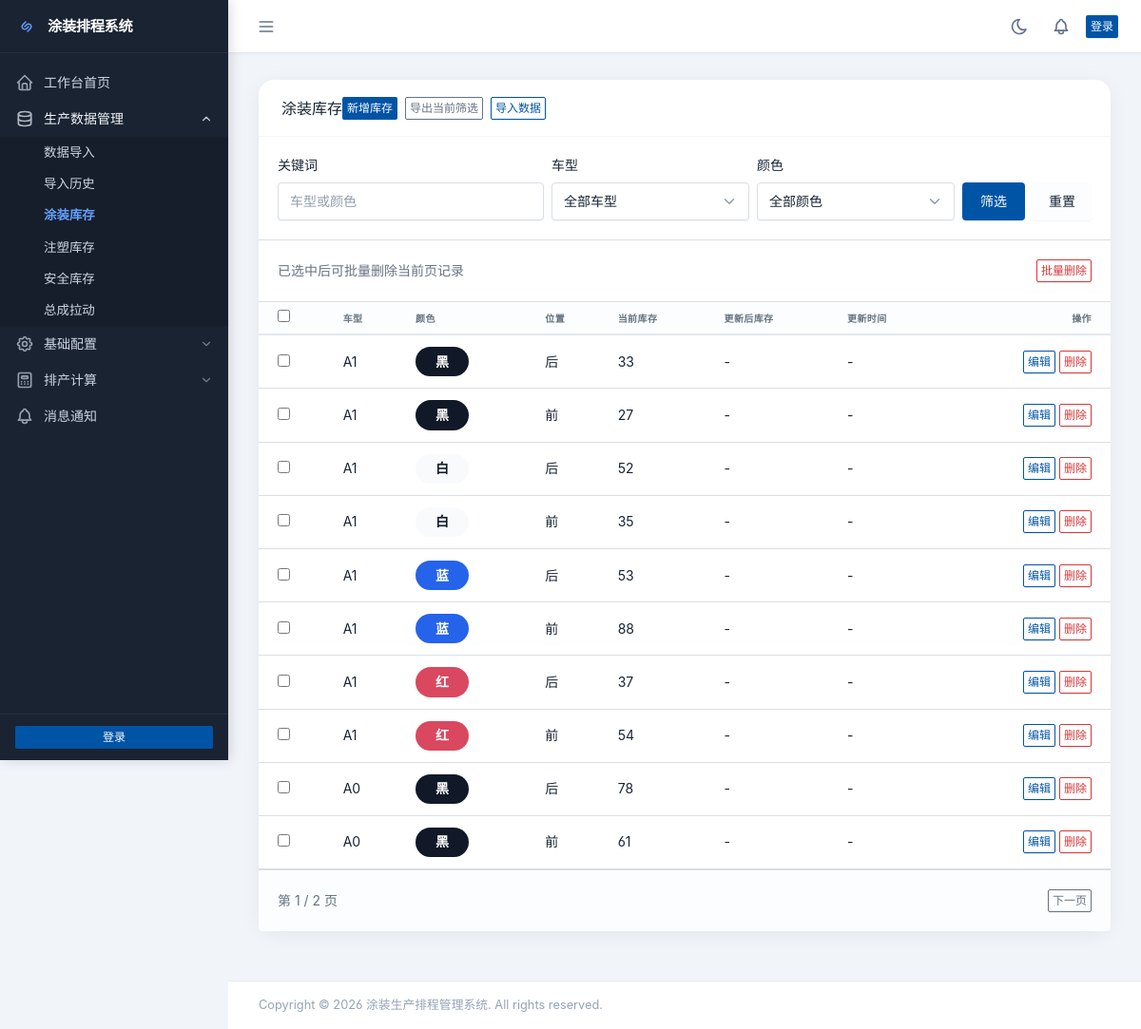
Page /data/inventory/ on the earlier database version.
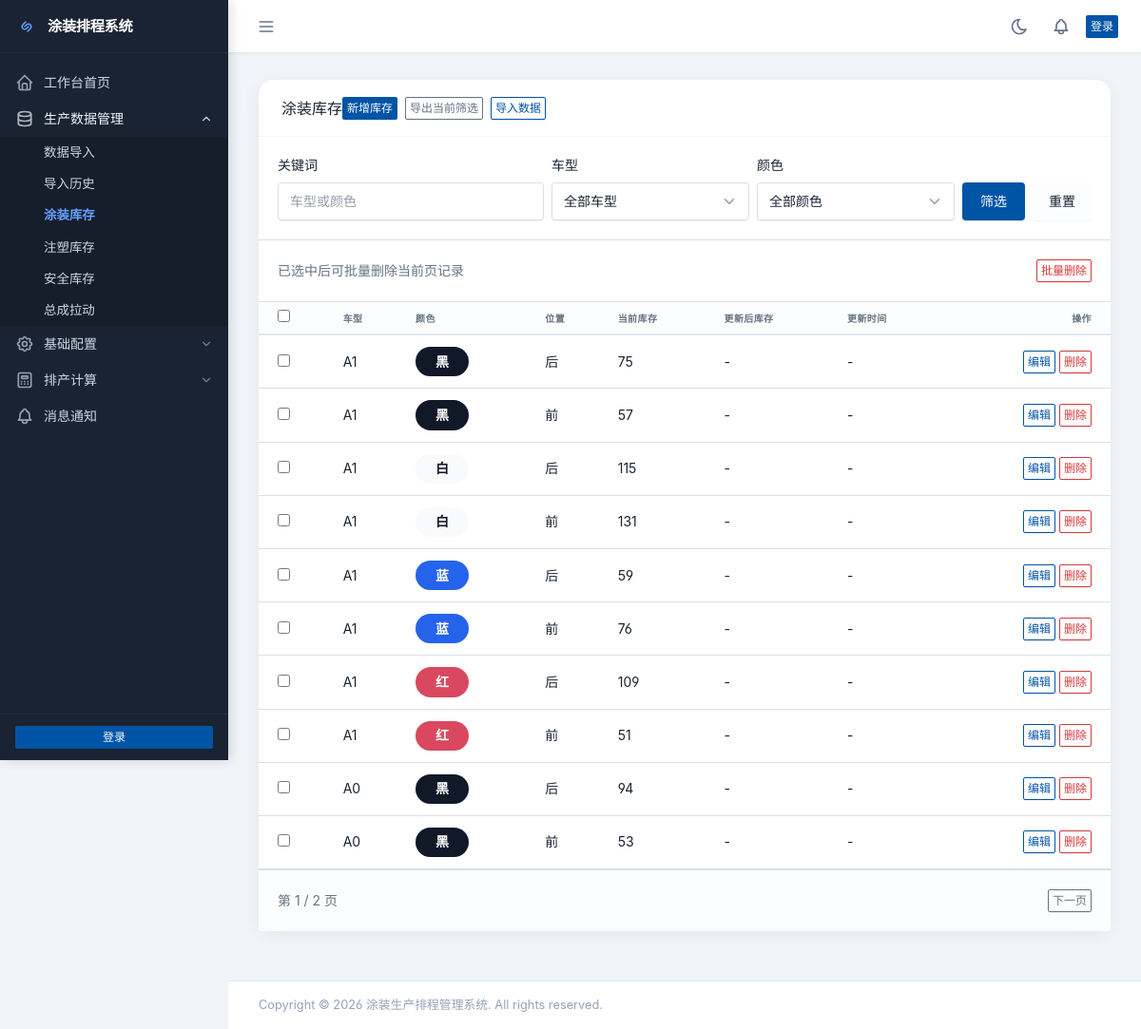
Same page on the later database version.
### data/models.py (models this page shows, shortened)
class Inventory(models.Model):
    product = models.OneToOneField(Product, on_delete=models.CASCADE, verbose_name="产品", related_name='inventory')
    current_quantity = models.IntegerField(default=0, verbose_name="当前库存", validators=[MinValueValidator(0)])
    created_at = models.DateTimeField(auto_now_add=True, verbose_name="创建时间")
    updated_at = models.DateTimeField(auto_now=True, verbose_name="更新时间")
    class Meta:
        verbose_name = "涂装库存"
        verbose_name_plural = "涂装库存"
        ordering = ['-updated_at']

class Product(models.Model):
    vehicle_model = models.ForeignKey(VehicleModel, on_delete=models.CASCADE, verbose_name="车型", related_name='products')
    color = models.ForeignKey(Color, on_delete=models.CASCADE, verbose_name="颜色", related_name='products')
    position_type = models.ForeignKey(PositionType, on_delete=models.CASCADE, verbose_name="位置", related_name='products')
    hanging_count_per_vehicle = models.PositiveIntegerField(
        default=4, verbose_name="每车挂数",
        validators=[MinValueValidator(1), MaxValueValidator(10)]
    )
    yield_rate = models.DecimalField(
        max_digits=5, decimal_places=2,
        default=80.00,
        verbose_name="合格率(%)",
        validators=[MinValueValidator(0), MaxValueValidator(100)]
    )
    is_active = models.BooleanField(default=True, verbose_name="启用")
    created_at = models.DateTimeField(auto_now_add=True, verbose_name="创建时间")
    updated_at = models.DateTimeField(auto_now=True, verbose_name="更新时间")
    class Meta:
        verbose_name = "产品"
        verbose_name_plural = "产品"
        unique_together = ['vehicle_model', 'color', 'position_type']
        ordering = ['vehicle_model', 'color', 'position_type']

class VehicleModel(models.Model):
    name = models.CharField(max_length=50, unique=True, verbose_name="车型名称")
    created_at = models.DateTimeField(auto_now_add=True, verbose_name="创建时间")
    updated_at = models.DateTimeField(auto_now=True, verbose_name="更新时间")
    class Meta:
        verbose_name = "车型"
        verbose_name_plural = "车型"
        ordering = ['name']

class Color(models.Model):
    name = models.CharField(max_length=50, unique=True, verbose_name="颜色名称")
    created_at = models.DateTimeField(auto_now_add=True, verbose_name="创建时间")
    DISPLAY_MAP = {
        "red": ("红", "#d9485f", "#ffffff"),
        "blue": ("蓝", "#2563eb", "#ffffff"),
        "white": ("白", "#f8fafc", "#111827"),
        "black": ("黑", "#111827", "#ffffff"),
        "gray": ("灰", "#6b7280", "#ffffff"),
        "grey": ("灰", "#6b7280", "#ffffff"),
        "silver": ("银", "#cbd5e1", "#111827"),
        "green": ("绿", "#16a34a", "#ffffff"),
        "yellow": ("黄", "#facc15", "#111827"),
        "orange": ("橙", "#f97316", "#ffffff"),
        "brown": ("棕", "#92400e", "#ffffff"),
        "purple": ("紫", "#7c3aed", "#ffffff"),
        "pink": ("粉", "#ec4899", "#ffffff"),
    }
    class Meta:
        verbose_name = "颜色"
        verbose_name_plural = "颜色"
        ordering = ['name']
    @property
    def display_name(self):
        key = (self.name or "").strip().lower()
        if key in self.DISPLAY_MAP:
            return self.DISPLAY_MAP[key][0]
        return self.name
    @property
    def display_hex(self):
        key = (self.name or "").strip().lower()
        if key in self.DISPLAY_MAP:
            return self.DISPLAY_MAP[key][1]
        palette = ["#0f766e", "#1d4ed8", "#be185d", "#9a3412", "#4338ca", "#15803d"]
        seed = sum(ord(ch) for ch in key) if key else 0
        return palette[seed % len(palette)]
    @property
    def display_text_color(self):
        key = (self.name or "").strip().lower()
        if key in self.DISPLAY_MAP:
            return self.DISPLAY_MAP[key][2]
        return "#ffffff"

class PositionType(models.Model):
    name = models.CharField(max_length=10, choices=[('front', '前'), ('rear', '后')], unique=True)
    created_at = models.DateTimeField(auto_now_add=True, verbose_name="创建时间")
    class Meta:
        verbose_name = "位置类型"
        verbose_name_plural = "位置类型"

### data/views.py (the view)
# urls.py: path('inventory/', views.inventory_list, name='inventory_list'),
def inventory_list(request):
    inventories, filters = _filtered_inventory_queryset(request, Inventory)
    page_obj = _paginate_queryset(request, inventories)
    return render(request, 'data/inventory_list.html', {
        'inventories': page_obj.object_list,
        'page_obj': page_obj,
        'vehicles': VehicleModel.objects.all(),
        'colors': Color.objects.all(),
        'filters': filters,
    })

### data/templatetags/color_extras.py (called while the page is built)
@register.filter
def color_chip_style(color):
    if not color:
        return ""
    return (
        f"background:{color.display_hex};"
        f"color:{color.display_text_color};"
        "border-radius:999px;"
        "padding:0.35rem 0.75rem;"
        "display:inline-block;"
        "font-weight:600;"
        "min-width:3.5rem;"
        "text-align:center;"
    )

### data/views.py (called while the page is built)
def _paginate_queryset(request, queryset, per_page=10):
    paginator = Paginator(queryset, per_page)
    page_obj = paginator.get_page(request.GET.get("page") or 1)
    return page_obj

### painting/context_processors.py (called while the page is built)
def unread_count(request):
    if request.user.is_authenticated:
        unread_count = Notification.objects.filter(user=request.user, is_read=False).count()
    else:
        unread_count = 0
    return {
        'unread_count': unread_count,
    }

### templates/data/inventory_list.html (shortened to what the changed rows need)
{% extends "base.html" %}
{% load django_bootstrap5 %}
{% load color_extras %}
{% block content %}
<div class="row row-cards">
    <div class="col-12">
        <div class="card">
            <form method="post" action="{% url 'data:inventory_bulk_delete' %}" onsubmit="return confirmBulkDelete(this);">
            <div class="table-responsive">
                <table class="table card-table table-vcenter text-nowrap datatable">
                    <thead>
                        <tr>
                            <th><input type="checkbox" data-select-all></th>
                            <th>车型</th>
                            <th>颜色</th>
                            <th>位置</th>
                            <th>当前库存</th>
                            <th>更新后库存</th>
                            <th>更新时间</th>
                            <th class="text-end">操作</th>
                        </tr>
                    </thead>
                    <tbody>
                        {% for item in inventories %}
                        <tr>
                            <td><input type="checkbox" name="selected_ids" value="{{ item.id }}"></td>
                            <td>{{ item.product.vehicle_model.name }}</td>
                            <td><span style="{{ item.product.color|color_chip_style }}">{{ item.product.color.display_name }}</span></td>
                            <td>{{ item.product.position_type.get_name_display }}</td>
                            <td>{{ item.current_quantity }}</td>
                            <td>{{ item.updated_quantity|default:"-" }}</td>
                            <td>{{ item.update_time|date:"Y-m-d H:i:s"|default:"-" }}</td>
                            <td class="text-end">
                                <a href="{% url 'data:inventory_update' item.id %}?next={{ request.get_full_path|urlencode }}" class="btn btn-outline-primary btn-sm">编辑</a>
                                <a href="{% url 'data:inventory_delete' item.id %}?next={{ request.get_full_path|urlencode }}" class="btn btn-outline-danger btn-sm">删除</a>
                            </td>
                        </tr>
                        {% empty %}
                        <tr>
                            <td colspan="8" class="text-center text-muted py-4">暂无数据</td>
                        </tr>
                        {% endfor %}
                    </tbody>
                </table>
            </div>
            </form>
        </div>
    </div>
</div>
{% endblock %}

Differences in the rows shown:
changed Inventory (number 1 of 10 on the later page): current_quantity "33" → "75"
changed Inventory (number 2 of 10 on the later page): current_quantity "27" → "57"
changed Inventory (number 3 of 10 on the later page): current_quantity "52" → "115"
changed Inventory (number 4 of 10 on the later page): current_quantity "35" → "131"
changed Inventory (number 5 of 10 on the later page): current_quantity "53" → "59"
changed Inventory (number 6 of 10 on the later page): current_quantity "88" → "76"
changed Inventory (number 7 of 10 on the later page): current_quantity "37" → "109"
changed Inventory (number 8 of 10 on the later page): current_quantity "54" → "51"
changed Inventory (number 9 of 10 on the later page): current_quantity "78" → "94"
changed Inventory (number 10 of 10 on the later page): current_quantity "61" → "53"
